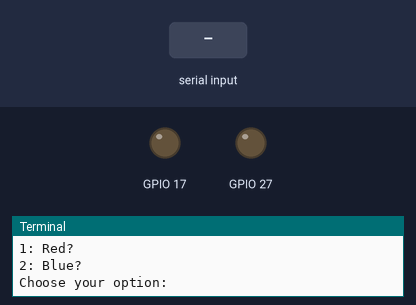
The program below on a simulated Raspberry Pi (BCM pin numbers). Shown: output pins drawn as LEDs (lit = HIGH), the last lines printed to the terminal. Dashed ring = blinking. The inputs (shaded band) are chosen by the test bench. At 6.8 s the program stops and its outputs stay as they are.

Above: at 1.2 s.
1.3 s: "1" typed at the terminal, then Enter
2.8 s: "2" typed at the terminal, then Enter
At 3.5 s:
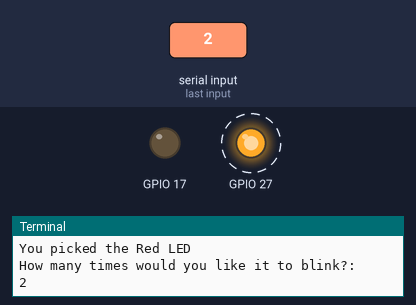
Timing chart, 0 to 7.3 s (numbered marks = the images above; inputs shaded):
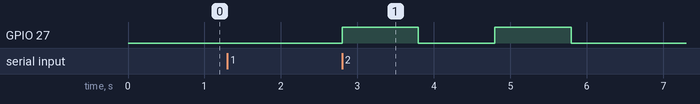

Measured:
- after the input at 2.8 s, GPIO 27: alternates HIGH for 1.0 s and LOW for 1.0 s, 4 changes in all, then stays LOW, starting at once

The program:

YT5_user_input.py
```python
#!/usr/bin/python
import os
import time
import RPi.GPIO as GPIO
GPIO.setmode(GPIO.BCM)
GPIO.setwarnings(False)
GPIO.setup(17,GPIO.OUT)
GPIO.setup(27,GPIO.OUT)

#Setup variables for user input
led_choice = 0
count = 0

os.system('clear')

print "Which LED would you like to blink"
print "1: Red?"
print "2: Blue?"

led_choice = input("Choose your option: ")

if led_choice == 1:
	os.system('clear')
	print "You picked the Red LED"
	count = input("How many times would you like it to blink?: ")
	while count > 0:
		GPIO.output(27,GPIO.HIGH)
		time.sleep(1)
		GPIO.output(27,GPIO.LOW)
		time.sleep(1)
		count = count - 1

if led_choice == 2:
	os.system('clear')
	print "You picked the Red LED"
	count = input("How many times would you like it to blink?: ")
	while count > 0:
		GPIO.output(17,GPIO.HIGH)
		time.sleep(1)
		GPIO.output(17,GPIO.LOW)
		time.sleep(1)
		count = count - 1
```
